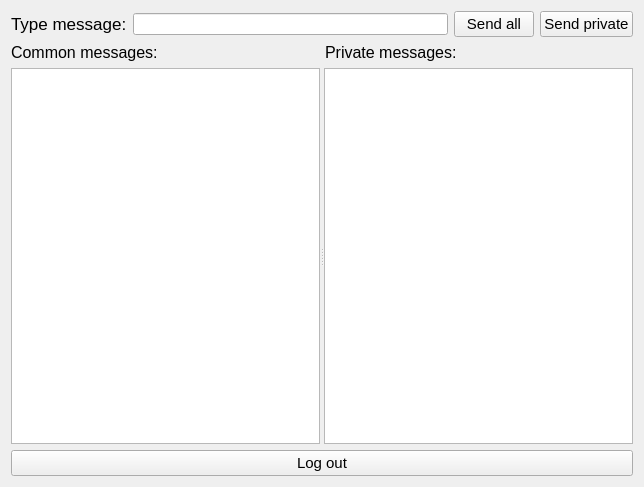
<?xml version="1.0" encoding="UTF-8"?>
<ui version="4.0">
 <class>ChatWindow</class>
 <widget class="QWidget" name="ChatWindow">
  <property name="geometry">
   <rect>
    <x>0</x>
    <y>0</y>
    <width>644</width>
    <height>487</height>
   </rect>
  </property>
  <property name="windowTitle">
   <string>Form</string>
  </property>
  <layout class="QVBoxLayout" name="verticalLayout" stretch="0,0,1,0">
   <item>
    <layout class="QHBoxLayout" name="horizontalLayout_1" stretch="0,0,0,0">
     <item>
      <widget class="QLabel" name="label_TypeMessage">
       <property name="font">
        <font>
         <pointsize>13</pointsize>
        </font>
       </property>
       <property name="text">
        <string>Type message:</string>
       </property>
      </widget>
     </item>
     <item>
      <widget class="QLineEdit" name="lineEdit_Message"/>
     </item>
     <item>
      <widget class="QPushButton" name="pushButton_SendAll">
       <property name="font">
        <font>
         <pointsize>11</pointsize>
        </font>
       </property>
       <property name="text">
        <string>Send all</string>
       </property>
      </widget>
     </item>
     <item>
      <widget class="QPushButton" name="pushButton_SendPrivate">
       <property name="font">
        <font>
         <pointsize>11</pointsize>
        </font>
       </property>
       <property name="text">
        <string>Send private</string>
       </property>
      </widget>
     </item>
    </layout>
   </item>
   <item>
    <layout class="QHBoxLayout" name="horizontalLayout_2" stretch="0,0">
     <item>
      <widget class="QLabel" name="label_CommonMessages">
       <property name="sizePolicy">
        <sizepolicy hsizetype="Preferred" vsizetype="Preferred">
         <horstretch>0</horstretch>
         <verstretch>0</verstretch>
        </sizepolicy>
       </property>
       <property name="font">
        <font>
         <pointsize>12</pointsize>
        </font>
       </property>
       <property name="text">
        <string>Common messages:</string>
       </property>
      </widget>
     </item>
     <item>
      <widget class="QLabel" name="label_PrivateMessages">
       <property name="font">
        <font>
         <pointsize>12</pointsize>
        </font>
       </property>
       <property name="text">
        <string>Private messages:</string>
       </property>
      </widget>
     </item>
    </layout>
   </item>
   <item>
    <widget class="QSplitter" name="splitter">
     <property name="orientation">
      <enum>Qt::Horizontal</enum>
     </property>
     <widget class="QTextBrowser" name="textBrowser_AllMessages"/>
     <widget class="QTextBrowser" name="textBrowser_PrivateMessages"/>
    </widget>
   </item>
   <item>
    <layout class="QHBoxLayout" name="horizontalLayout_3">
     <item>
      <widget class="QPushButton" name="pushButton_Logout">
       <property name="font">
        <font>
         <pointsize>11</pointsize>
        </font>
       </property>
       <property name="text">
        <string>Log out</string>
       </property>
      </widget>
     </item>
    </layout>
   </item>
  </layout>
 </widget>
 <resources/>
 <connections/>
</ui>
